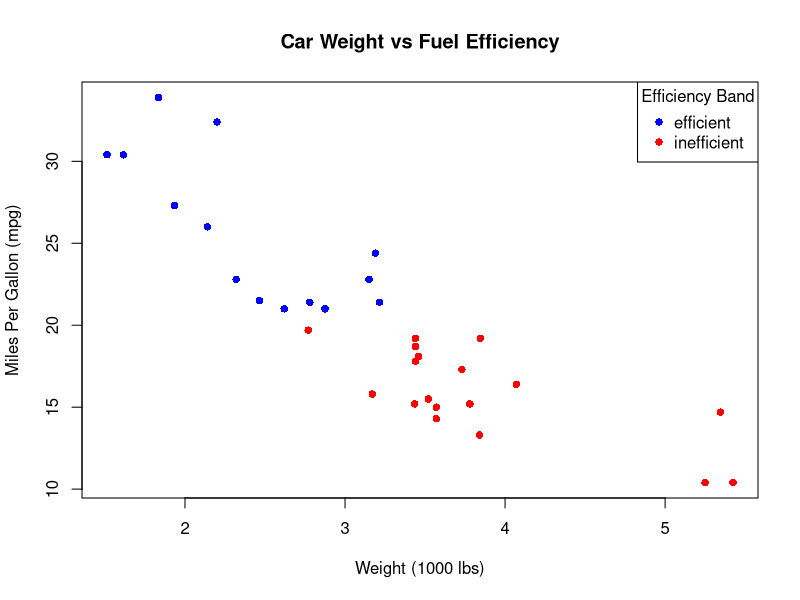
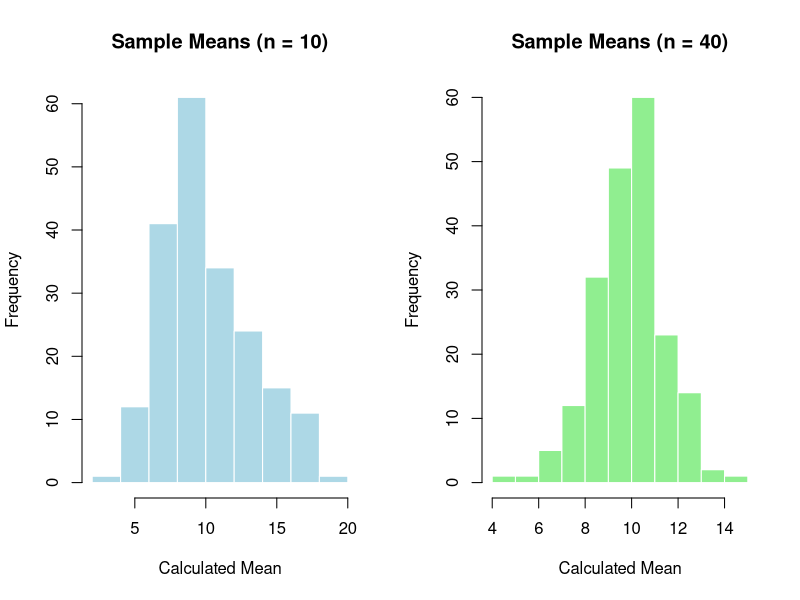
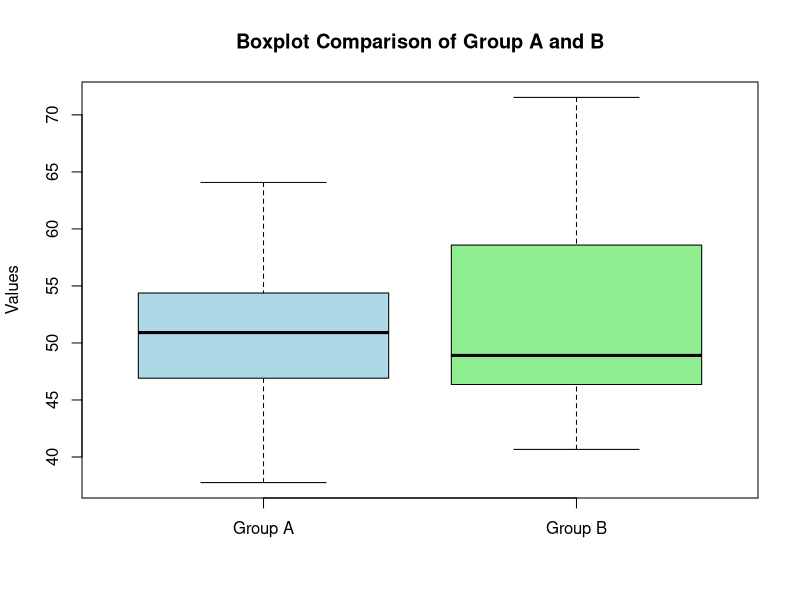
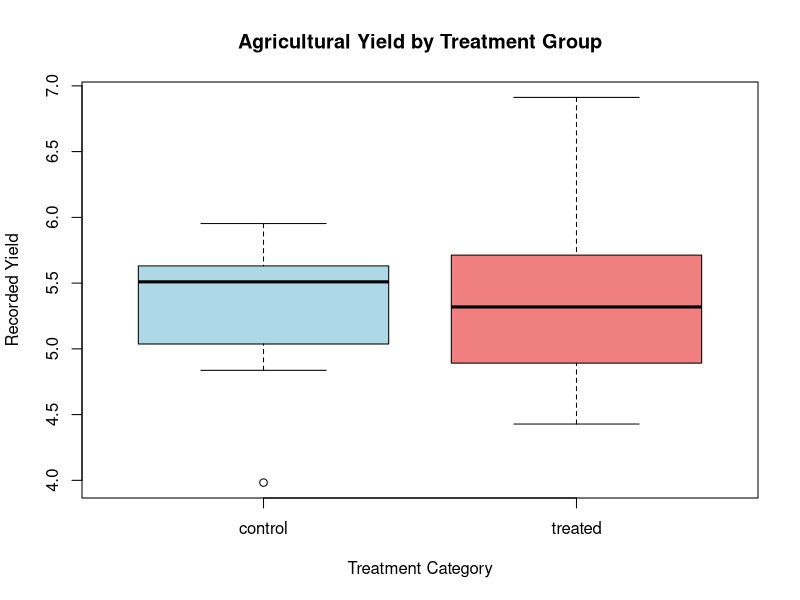

These figures' R source, in order:
## ---- chunk 1
# Defining the initial vector
x <- c(3.1, NA, 4.7, 2.9, NA, 5.0)
# Extracting the positions (indices) of the missing values.
na_positions <- which(is.na(x))
cat("Indices of missing values:\n")
print(na_positions)
# Extracting all non-missing values.
non_missing_x <- x[!is.na(x)]
cat("\nNon-missing values:\n")
print(non_missing_x)
# Replacing the missing values with the mean of non-missing values.
mean_non_missing <- mean(x, na.rm = TRUE)

# Assigning calculated mean to NA positions
x[is.na(x)] <- mean_non_missing
cat("\nVector after replacing NAs with the mean:\n")
print(x)
final_mean <- mean(x)

cat("\nThe new mean of x is:\n")
print(final_mean)
## ---- chunk 2
# Defining the initial data frame
df <- data.frame(
  id = 1:8,
  site = c("A", "A", "B", "B", "A", "C", "C", "B"),
  treatment = c("control", "drug", "control", "drug", "drug", "control", "drug", "control"),
  score = c(12, 15, 9, 18, 14, 11, 20, 10)
)

# Subsetting the rows where site is A or C.
subset_A_or_C <- df[df$site %in% c("A", "C"), ]
cat("Rows where site is A or C:\n")
print(subset_A_or_C)
# Subsetting rows where treatment is drug and score is at least 15.
subset_drug_high_score <- df[df$treatment == "drug" & df$score >= 15, ]
cat("\nRows where treatment is drug and score >= 15:\n")
print(subset_drug_high_score)
# Creating a new object containing only columns id, treatment, and score.
df_reduced <- df[, c("id", "treatment", "score")]
cat("\nData frame with only id, treatment, and score columns:\n")
print(df_reduced)

## ---- chunk 3
# Defining the initial character vector
vals <- c("1", "2", "3", "4")
# Checking whether vals is numeric before computing the mean.
is_val_numeric <- is.numeric(vals)
cat("Is 'vals' strictly numeric before conversion?", is_val_numeric, "\n")
# Condition: If it is not numeric, convert it safely.
# If FALSE, as.numeric() is used to safely cast the strings into numbers.
if (!is_val_numeric) {
  vals <- as.numeric(vals)
  cat("Converted 'vals' into a numeric vector.\n")
}
# computing the mean.
computed_mean <- mean(vals)
cat("The computed mean of the numeric vector is:", computed_mean, "\n\n")
## ---- chunk 4
# Defining the initial character vector
grades <- c("merit", "pass", "distinction", "pass", "merit", "pass")
# Converting the grades to a factor with ordered levels.
grades_ordered <- factor(grades, 
                         levels = c("pass", "merit", "distinction"), 
                         ordered = TRUE)
# Displaying the levels and confirming that it is ordered.
cat("Factor levels:\n")
print(levels(grades_ordered))
cat("\nIs the factor ordered?\n")
print(is.ordered(grades_ordered))
# Computing and printing a frequency table.
cat("\nFrequency table of ordered grades:\n")
print(table(grades_ordered))
## ---- chunk 5
# Defining the initial character vector
dates_chr <- c("2026-01-05", "2026-01-12", "2026-02-01", "not_a_date")
# Converting the character vector into a Date vector.
dates <- suppressWarnings(as.Date(dates_chr))
cat("onverted Date vector:\n")
print(dates)
# Identifying which element(s) failed to parse.
failed_positions <- which(is.na(dates))
failed_strings <- dates_chr[failed_positions]
cat("\nElement(s) that failed to parse:\n")
print(failed_strings)
# Removing the invalid dates and computing the number of days 
# between the earliest and latest valid date.
valid_dates <- dates[!is.na(dates)]
# Subtracting the minimum date from the maximum date.
date_difference <- as.numeric(max(valid_dates) - min(valid_dates))
cat("\nNumber of days between earliest and latest valid date:\n")
print(date_difference)
## ---- chunk 6
# Defining the initial data frame
messy <- data.frame(
  sample_id = c("S1", "S2", "S3", "S4"),
  nitrate = c("12.1", "11.8", "missing", "13.0"),
  ph = c(6.2, 6.5, 6.1, 6.4),
  stringsAsFactors = FALSE
)
# Converting the nitrate to numeric.
messy$nitrate <- suppressWarnings(as.numeric(messy$nitrate))
cat("The 'nitrate' column has been converted to numeric:\n")
print(messy$nitrate)
# Reporting the number of NAs created by conversion.
na_count <- sum(is.na(messy$nitrate))
cat("\nNumber of NAs created by the conversion process:", na_count, "\n")
# Creating a new column nitrate_flag.
messy$nitrate_flag <- is.na(messy$nitrate)
cat("\nData frame updated with the 'nitrate_flag' column:\n")
print(messy)
# Computing the mean nitrate ignoring NAs.
mean_nitrate <- mean(messy$nitrate, na.rm = TRUE)
cat("\nThe mean nitrate value (ignoring NAs) is:", mean_nitrate, "\n")
## ---- chunk 7
# Defining the initial character vector
nm <- c(" Plot ID ", "Yield(kg/ha)", "Soil%Moisture", "2nd reading", "sensor.ID")
# Trimning the spaces.
nm_clean <- trimws(nm)
# Converting to lowercase.
nm_clean <- tolower(nm_clean)
# Replacing the punctuation and spaces with _
nm_clean <- gsub("[[:punct:] ]", "_", nm_clean)
# Collapsing the multiple _ to a single _
nm_clean <- gsub("_+", "_", nm_clean)
# Ensuring that the names do not begin with a digit with prefix with x_ if needed.
nm_clean <- sub("^([0-9])", "x_\\1", nm_clean)
# Returning the nm_clean.
cat("Cleaned column names:\n")
print(nm_clean)
## ---- chunk 8
# Setting the seed for reproducibility
set.seed(21)
# Defining the initial wide data frame
wide <- data.frame(
  plot = paste0("P", 1:6),
  y_2024 = rnorm(6, 5.0, 0.6),
  y_2025 = rnorm(6, 5.4, 0.6),
  y_2026 = rnorm(6, 5.2, 0.6)
)
# Reshaping the wide into long format.
long <- reshape(
  wide,
  direction = "long",
  varying = c("y_2024", "y_2025", "y_2026"),
  v.names = "yield",
  timevar = "year",
  times = c("2024", "2025", "2026"),
  idvar = "plot"
)
# Striping the default row names to provide a clean data frame
row.names(long) <- NULL
cat("Reshaped long data frame:\n")
print(head(long))
# Computing the mean and sd of yield per year.
mean_yield <- aggregate(yield ~ year, data = long, FUN = mean)
sd_yield   <- aggregate(yield ~ year, data = long, FUN = sd)
# Merging the two summary data frames together by the 'year' column.
summary_stats <- merge(mean_yield, sd_yield, by = "year")
# Renaming the columns for absolute clarity
names(summary_stats) <- c("year", "mean_yield", "sd_yield")
cat("\nSummary statistics (mean and SD) per year:\n")
print(summary_stats)
## ---- chunk 9
# Loading the package
library(tidyr)
# Defining the initial long data frame
long2 <- data.frame(
  id = rep(1:3, each = 2),
  time = rep(c("pre", "post"), times = 3),
  height = c(10, 12, 9, 11, 13, 14),
  weight = c(20, 22, 19, 21, 23, 24)
)
# Pivoting the long2 to wide format.
wide2 <- pivot_wider(
  data = long2,
  names_from = time,
  values_from = c(height, weight)
)
cat("Reshaped wide data frame:\n")
print(wide2)
# Verifying the result using str().
cat("\nStructure of the wide data frame:\n")
str(wide2)
# Computing the change scores.
wide2$height_change <- wide2$height_post - wide2$height_pre
wide2$weight_change <- wide2$weight_post - wide2$weight_pre
cat("\nData frame updated with computed change scores:\n")
print(wide2)
## ---- chunk 10
# Defining the initial data frames
left_tbl <- data.frame(
  plot = c("P-01", "P-02", "P-03", "P-04"),
  yield = c(5.1, 5.4, 5.0, 5.6),
  stringsAsFactors = FALSE
)
right_tbl <- data.frame(
  plot = c("P01", "P02", "P03", "P05"),
  soil = c("clay", "silt", "sand", "peat"),
  stringsAsFactors = FALSE
)
# Standardising the plot IDs so the join works.
left_tbl$plot <- gsub("-", "", left_tbl$plot)
cat("Standardised left table keys:\n")
print(left_tbl$plot)
# Merging the tables and keep only matching rows.
merged_tbl <- merge(left_tbl, right_tbl, by = "plot")
cat("\nMerged data frame (inner join):\n")
print(merged_tbl)
# Identifying which plots were missing from each side.
missing_from_right <- setdiff(left_tbl$plot, right_tbl$plot)
missing_from_left  <- setdiff(right_tbl$plot, left_tbl$plot)
cat("\nPlots in left_tbl but missing from right_tbl:\n")
print(missing_from_right)
cat("\nPlots in right_tbl but missing from left_tbl:\n")
print(missing_from_left)
## ---- chunk 11
# Defining the initial data frames
a <- data.frame(id = c(1, 2, 2, 3), score = c(10, 12, 13, 9))
b <- data.frame(id = c(1, 2, 3, 3), group = c("X", "Y", "Y", "Z"))
# Merging a and b by id.
merged_ab <- merge(a, b, by = "id")
cat("Merged data frame with duplicate keys:\n")
print(merged_ab)
# Reporting the number of rows in the merged output.

row_count <- nrow(merged_ab)
cat("\nThe merged output contains", row_count, "rows.\n\n")
## ---- chunk 12
# Creating a version of a and b with unique IDs and merge again.
a_unique <- a[!duplicated(a$id), ]
b_unique <- b[!duplicated(b$id), ]
# Merging the deduplicated datasets.
merged_unique <- merge(a_unique, b_unique, by = "id")
cat("\n4. Merged data frame with unique IDs:\n")
print(merged_unique)
# Creating a data frame 'labels' with car names and 'eff_band'.
labels <- data.frame(
  car_name = rownames(mtcars),
  eff_band = ifelse(mtcars$mpg >= 20, "efficient", "inefficient"),
  stringsAsFactors = FALSE
)
# Merging mtcars with labels by car name (row names).
mtcars_merged <- merge(mtcars, labels, by.x = "row.names", by.y = "car_name")
# Creating a scatter plot of wt vs mpg coloured by eff_band.
point_colours <- ifelse(mtcars_merged$eff_band == "efficient", "blue", "red")
# Generating the scatter plot
plot(mtcars_merged$wt, mtcars_merged$mpg,
     col = point_colours,
     pch = 16,             # Solid filled circles for better visibility
     main = "Car Weight vs Fuel Efficiency",
     xlab = "Weight (1000 lbs)",
     ylab = "Miles Per Gallon (mpg)")
# Adding a legend with exactly two entries.
legend("topright",
       legend = c("efficient", "inefficient"),
       col = c("blue", "red"),
       pch = 16,
       title = "Efficiency Band")
## ---- chunk 13
# Defining the robust summary function
summarise_cols <- function(df, cols) {
  # Checking for Error with a clear message if any column name is missing
  if (!all(cols %in% names(df))) {
    stop("Error: One or more requested columns are not present in the data frame.")
  }
  # Checking for Error if any requested column is not numeric
  is_numeric_check <- sapply(df[cols], is.numeric)
  if (!all(is_numeric_check)) {
    stop("Error: One or more requested columns are not numeric.")
  }
  # Computing the required metrics using lapply
  summary_list <- lapply(cols, function(col_name) {
    # Extracting the column safely using double brackets
    x <- df[[col_name]]
    # Returning a single-row data frame for this variable
    data.frame(
      n = length(x),
      mean = mean(x, na.rm = TRUE),
      sd = sd(x, na.rm = TRUE),
      na_count = sum(is.na(x)),
      row.names = col_name
    )
  })
  # Combine the list of single-row data frames into one data frame
  result_df <- do.call(rbind, summary_list)
  return(result_df)
}
# Demonstrating the function on mtcars
cat("Summary of mtcars for mpg, hp, and wt:\n")
mtcars_summary <- summarise_cols(mtcars, c("mpg", "hp", "wt"))
print(mtcars_summary)
## ---- chunk 14
# Defining the initial list of data frames.
d1 <- iris[1:50, c("Sepal.Length", "Sepal.Width")]
d2 <- iris[51:100, c("Sepal.Length", "Sepal.Width")]
d3 <- iris[101:150, c("Sepal.Length", "Sepal.Width")]
L <- list(d1, d2, d3)
# Using lapply() to compute correlation and return as a numeric vector.
cor_list <- lapply(L, function(df) cor(df$Sepal.Length, df$Sepal.Width))
# Using unlist() coerces the resulting list strictly into a numeric vector.
cor_vector <- unlist(cor_list)
cat("Correlation within each list element (numeric vector):\n")
print(cor_vector)
# Combining the three data frames into one.
combined_df <- do.call(rbind, L)
cat("\nDimensions of the combined data frame:\n")
print(dim(combined_df))
# Computing the correlation again on the combined data.
combined_cor <- cor(combined_df$Sepal.Length, combined_df$Sepal.Width)
cat("\nCorrelation across the completely combined dataset:\n")
print(combined_cor)
## ---- chunk 15
# Defining the initial matrix
M <- matrix(1:12, nrow = 3, byrow = TRUE)
colnames(M) <- c("A", "B", "C", "D")
# Converting M to a data frame DF.
DF <- as.data.frame(M)
cat("Matrix converted to data frame DF:\n")
print(DF)
# Adding a non-numeric column 'band' as a factor.
DF$band <- factor(c("low", "high", "low"))
cat("\nData frame DF with new factor column 'band':\n")
print(DF)
# Showing that colSums(M) works, but colSums(DF) behaves differently.
cat("\ncolSums(M) executes successfully:\n")
print(colSums(M))
# printing the error message
cat("\ncolSums(DF) throws an error:\n")
df_error <- try(colSums(DF), silent = TRUE)
cat(attr(df_error, "condition")$message, "\n\n")
## ---- chunk 16
# Setting the seed for reproducibility
set.seed(202)
# Defining the skewed population
pop <- rexp(5000, rate = 1/10)
# Taking the 200 samples of size 10, compute the mean each time.
means_10 <- replicate(200, mean(sample(pop, size = 10, replace = FALSE)))
# Repeating for sample size 40.
means_40 <- replicate(200, mean(sample(pop, size = 40, replace = FALSE)))
# Plotting the two histograms.
par(mfrow = c(1, 2))

hist(means_10, 
     main = "Sample Means (n = 10)", 
     xlab = "Calculated Mean", 
     col = "lightblue",
     border = "white")
hist(means_40, 
     main = "Sample Means (n = 40)", 
     xlab = "Calculated Mean", 
     col = "lightgreen",
     border = "white")
# Resetting plotting layout to default
par(mfrow = c(1, 1))
## ---- chunk 17
# Setting the seed for reproducibility
set.seed(77)
# Defining the initial numeric vector
x <- rnorm(18, mean = 5.5, sd = 1.2)
# Extracting the sample size, sample mean, and sample standard deviation.
n <- length(x)
x_bar <- mean(x)
s <- sd(x)
# Calculating the standard error of the mean.
se <- s / sqrt(n)
# Determining the degrees of freedom.
df <- n - 1
# Finding the critical t-value for a 95% confidence interval using a two-tailed method.
t_crit <- qt(0.975, df)
# Calculating the lower and upper bounds manually.
ci_lower <- x_bar - (t_crit * se)
ci_upper <- x_bar + (t_crit * se)
cat("Manually computed 95% Confidence Interval:\n")
cat("[", ci_lower, ",", ci_upper, "]\n\n")
# Verifying by running t.test(x) and comparing intervals.
test_result <- t.test(x)
cat("Confidence Interval from t.test():\n")
print(test_result$conf.int)
## ---- chunk 18
# Setting the seed for reproducibility
set.seed(88)
# Defining the initial numeric vectors
A <- rnorm(20, mean = 50, sd = 6)
B <- rnorm(22, mean = 54, sd = 9)
# Creating side-by-side boxplots of A and B.
boxplot(A, B,
        names = c("Group A", "Group B"),
        main = "Boxplot Comparison of Group A and B",
        ylab = "Values",
        col = c("lightblue", "lightgreen"))
# Calculating the metrics for Group A
mean_A <- mean(A)
sd_A   <- sd(A)
# Calculating the metrics for Group B
mean_B <- mean(B)
sd_B   <- sd(B)
cat("Summary Statistics:\n")
cat("Group A - Mean:", round(mean_A, 2), " | SD:", round(sd_A, 2), "\n")
cat("Group B - Mean:", round(mean_B, 2), " | SD:", round(sd_B, 2), "\n\n")
# Computing a two-sample t-test.
ttest_result <- t.test(A, B)
cat("Two-Sample T-Test Result:\n")
print(ttest_result)
## ---- chunk 19
# Using Relevel on Species so that "virginica" is the reference.
iris$Species <- relevel(iris$Species, ref = "virginica")
cat("The reference level is now:", levels(iris$Species)[1], "\n\n")
# Fitting the model where Sepal.Length ~ Species.
fit <- lm(Sepal.Length ~ Species, data = iris)
# Printing the coefficient table.
coef_table <- summary(fit)$coefficients
cat("Coefficient Table:\n")
print(coef_table)
## ---- chunk 20
# Setting the seed for reproducibility
set.seed(909)
# Defining the initial data frame
trial <- data.frame(
  plot = rep(paste0("P", 1:12), each = 2),
  treatment = rep(c("control", "treated"), times = 12),
  yield = rnorm(24, mean = 5.0, sd = 0.5)
)
# Applying the treatment effect
trial$yield[trial$treatment == "treated"] <- trial$yield[trial$treatment == "treated"] + 0.3
# Converting the treatment to a factor and set control as reference.
# to explicitly define "control" as the baseline category.
trial$treatment <- factor(trial$treatment)
trial$treatment <- relevel(trial$treatment, ref = "control")
cat("The reference level for treatment is:", levels(trial$treatment)[1], "\n\n")
# Computing the mean yield by treatment.
mean_yield <- aggregate(yield ~ treatment, data = trial, FUN = mean)
cat("Mean yield by treatment:\n")
print(mean_yield)
cat("\n")
# Plotting a boxplot of yield by treatment.
boxplot(yield ~ treatment, data = trial,
        main = "Agricultural Yield by Treatment Group",
        xlab = "Treatment Category",
        ylab = "Recorded Yield",
        col = c("lightblue", "lightcoral"))
# Fitting a linear model yield ~ treatment.
fit_trial <- lm(yield ~ treatment, data = trial)
cat("Linear Model Coefficients:\n")
print(summary(fit_trial)$coefficients)
